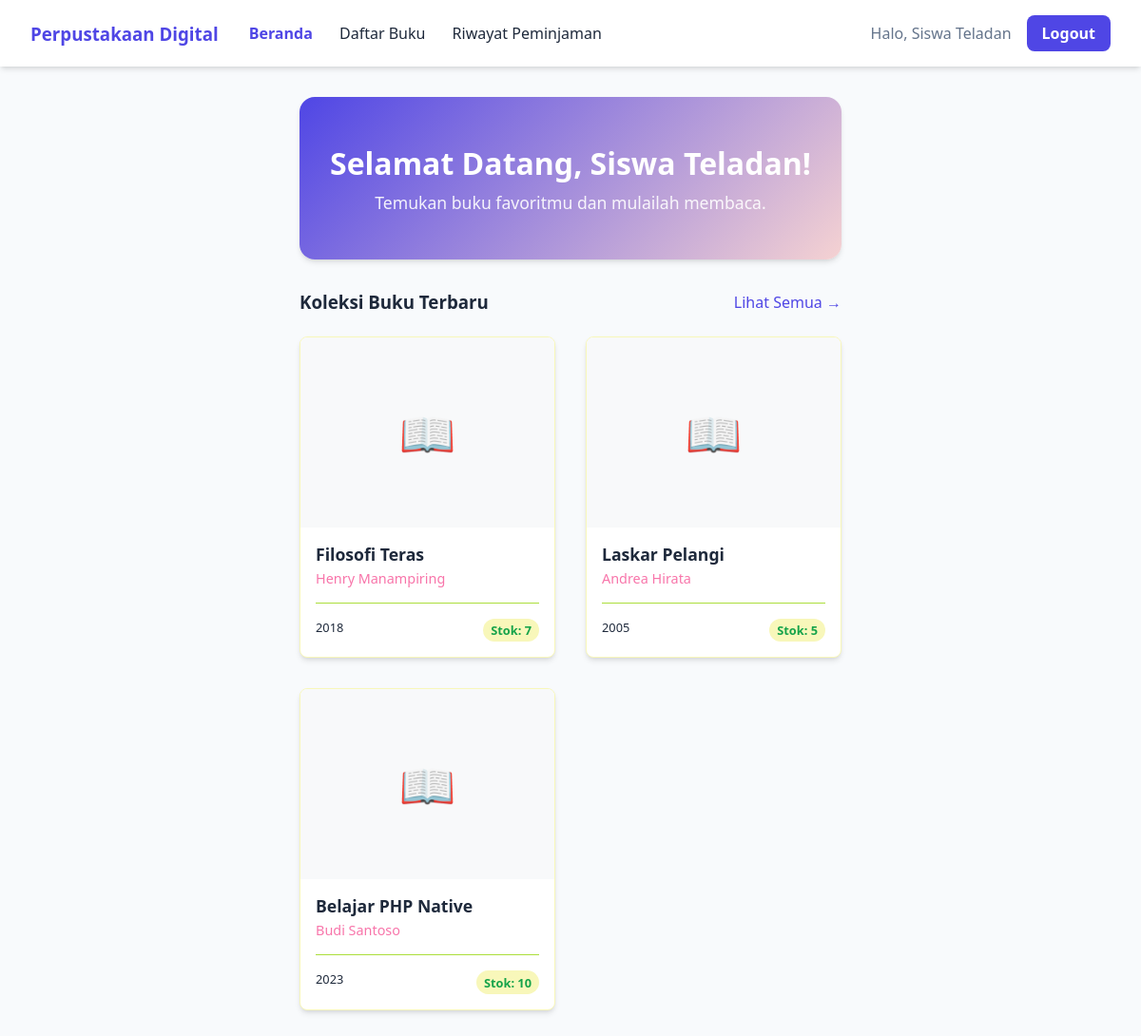
The app's page /siswa/index.php (signed in) with its own data.
### tables this page shows
CREATE TABLE buku (
    id_buku INT AUTO_INCREMENT PRIMARY KEY,
    judul VARCHAR(255) NOT NULL,
    penulis VARCHAR(100) NOT NULL,
    penerbit VARCHAR(100) NOT NULL,
    tahun INT NOT NULL,
    kategori VARCHAR(50),
    stok INT NOT NULL DEFAULT 0,
    gambar VARCHAR(255) DEFAULT 'default.jpg',
    created_at TIMESTAMP DEFAULT CURRENT_TIMESTAMP
);

### siswa/index.php (the view, shortened to what this page needs)
<?php
require_once '../config/database.php';
$query_books = "SELECT * FROM buku ORDER BY id_buku DESC LIMIT 6";
$books = mysqli_query($koneksi, $query_books);
?>
<!DOCTYPE html>
<html lang="id">
<head>
    <link rel="stylesheet" href="../assets/css/style.css">
</head>
<body>
    <?php include 'includes/navbar.php'; ?>
    <div class="container" style="padding-top: 2rem;">
        <div class="hero">
            <h1>Selamat Datang, <?php echo $_SESSION['nama']; ?>!</h1>
            <p style="margin-top: 0.5rem; opacity: 0.9; font-size: 1.1rem;">Temukan buku favoritmu dan mulailah membaca.</p>
        </div>
        <div style="display: flex; justify-content: space-between; align-items: center; margin-bottom: 1.5rem;">
            <h3>Koleksi Buku Terbaru</h3>
            <a href="buku.php" style="color: var(--primary); text-decoration: none; font-weight: 500;">Lihat Semua &rarr;</a>
        </div>
        <div class="book-grid">
            <?php while($b = mysqli_fetch_assoc($books)): ?>
            <div class="book-card">
                <div class="book-img">
                    <?php if($b['gambar'] && $b['gambar'] != 'default.jpg' && file_exists("../assets/img/" . $b['gambar'])): ?>
                        <img src="../assets/img/<?php echo $b['gambar']; ?>" alt="<?php echo $b['judul']; ?>">
                    <?php else: ?>
                        <div style="font-size: 3rem;">📖</div>
                    <?php endif; ?>
                </div>
                <div class="book-info">
                    <div class="book-title"><?php echo $b['judul']; ?></div>
                    <div class="book-author"><?php echo $b['penulis']; ?></div>
                    <div class="book-meta">
                        <span><?php echo $b['tahun']; ?></span>
                        <span class="stok-badge">Stok: <?php echo $b['stok']; ?></span>
                    </div>
                </div>
            </div>
            <?php endwhile; ?>
        </div>
    </div>
</body>
</html>

### assets/css/style.css (style rules this page uses)
:root { --primary: #4f46e5; --primary-hover: #4338ca; --secondary: #64748b; --bg-light: #f8fafc; --text-dark: #1e293b; --text-light: #64748b; --white: #ffffff; --shadow: 0 4px 6px -1px rgb(0 0 0 / 0.1), 0 2px 4px -2px rgb(0 0 0 / 0.1); --radius: 0.5rem; }
* { margin: 0; padding: 0; box-sizing: border-box; font-family: 'Segoe UI', Tahoma, Geneva, Verdana, sans-serif; }
body { background-color: var(--bg-light); color: var(--text-dark); min-height: 100vh; display: flex; flex-direction: column; }
.container { max-width: 1200px; margin: 0 auto; padding: 2rem; }

### siswa/index.php (style rules this page uses)
.hero { background: linear-gradient(135deg, var(--primary) 0%, #f5d2d2 100%); color: white; padding: 3rem 2rem; border-radius: 1rem; margin-bottom: 2rem; text-align: center; box-shadow: var(--shadow); }
.book-grid { display: grid; grid-template-columns: repeat(auto-fill, minmax(200px, 1fr)); gap: 2rem; }
.book-card { background: white; border-radius: 0.5rem; overflow: hidden; box-shadow: var(--shadow); transition: transform 0.2s; border: 1px solid #f8f7ba; }
.book-img { height: 200px; background: #f8f9fa; display: flex; align-items: center; justify-content: center; overflow: hidden; }
.book-info { padding: 1rem; }
.book-title { font-weight: 600; margin-bottom: 0.25rem; display: block; color: var(--text-dark); text-decoration: none; font-size: 1.1rem; }
.book-author { font-size: 0.9rem; color: #f875aa; margin-bottom: 0.5rem; }
.book-meta { display: flex; justify-content: space-between; font-size: 0.8rem; margin-top: 1rem; padding-top: 1rem; border-top: 1px solid #abde3c; }
.stok-badge { padding: 0.2rem 0.5rem; background: #f8f7ba; color: #16a34a; border-radius: 1rem; font-weight: 600; }

### records on screen
buku: judul "Filosofi Teras", penulis "Henry Manampiring", tahun "2018", stok "7"
buku: judul "Laskar Pelangi", penulis "Andrea Hirata", tahun "2005", stok "5"
buku: judul "Belajar PHP Native", penulis "Budi Santoso", tahun "2023", stok "10"

### other values on screen
$_SESSION['nama'] "Siswa Teladan"
